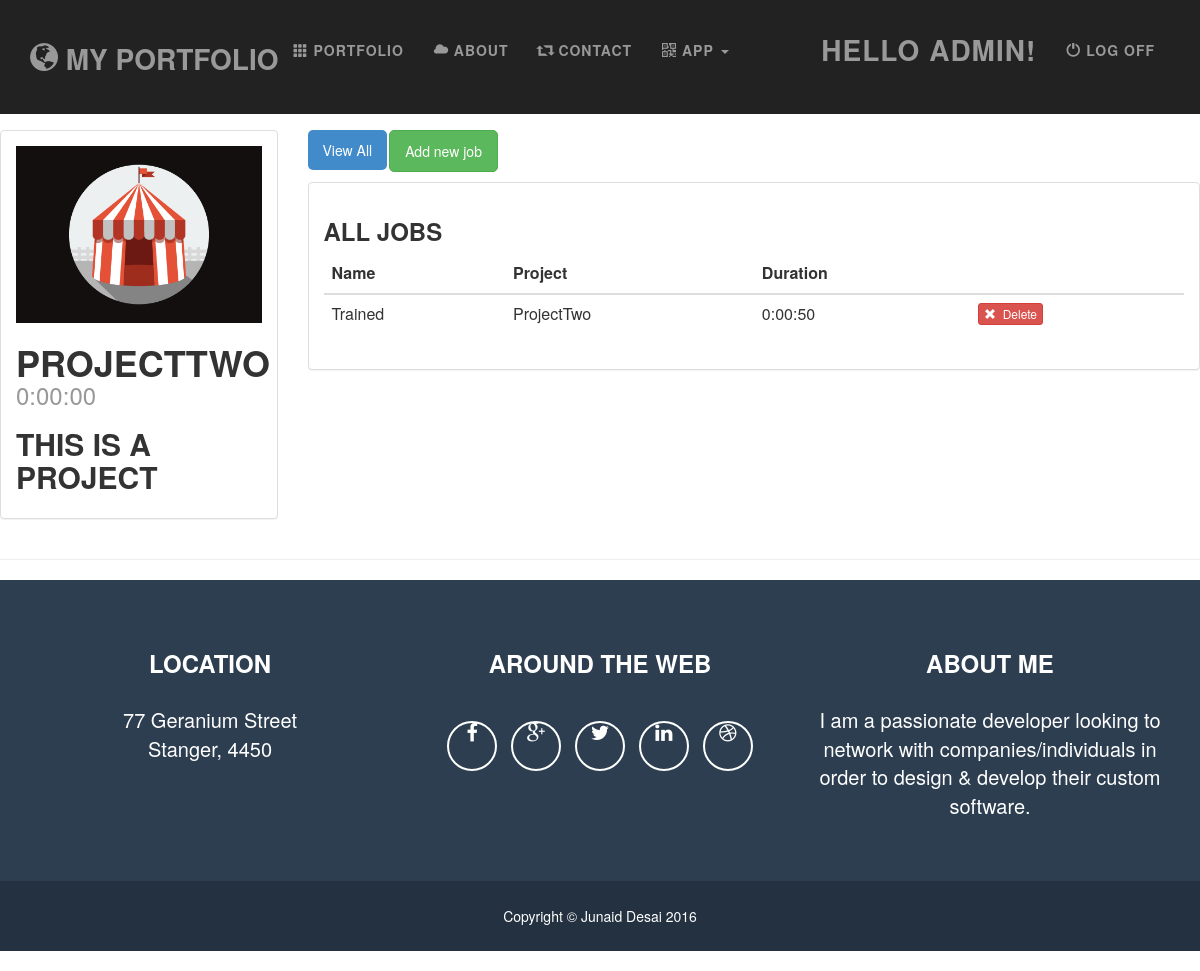
The app's page /app/project_detail/2/ (signed in) with its own data.
### app/models.py (models this page shows, shortened)
class Project(models.Model):
    name = models.CharField(max_length=200)
    description = models.CharField(max_length=400)
    user = models.ForeignKey(User)
    totalTimeLogged = models.DurationField()
    def __str__(self):
        return self.name

class Job(models.Model):
    name = models.CharField(max_length=200)
    project = models.ForeignKey(Project, on_delete=models.CASCADE)
    time = models.DurationField()

### app/views.py (the view)
# urls.py: url(r'^project_detail/(?P<project_id>[0-9]+)/$', app.views.project_detail, name='project_detail'),
@login_required
def project_detail(request, project_id):
    if not request.user.is_authenticated():
        return render(request, '/login.html')
    else:
        user = request.user
        project = get_object_or_404(Project, pk=project_id)
        jobs = Job.objects.filter(project=project)
        return render(request, 'app/project_detail.html', {'title': 'Project Details', 'project': project, 'user': user, 'jobs' : jobs})

### app/templates/app/project_detail.html (shortened to what this page needs)
﻿{% extends 'app/layout.html' %}
{% block content %}
<div class="container-fluid" style="padding-top:5%;">
    <div class="row">
        <div class="col-sm-4 col-md-3">
            <div class="panel panel-default">
                <div class="panel-body">
                    <a href="/app/project_detail/{{ project.id }}">
                        <img src="../../static/app/images/circus.png" class="img-responsive">
                    </a>
                    <h1>{{ project.name }} <small>{{ project.totalTimeLogged }}</small></h1>
                    <h2>{{ project.description }}</h2>
                </div>
            </div>
        </div>
        <div class="col-sm-8 col-md-9">
            <ul class="nav nav-pills" style="margin-bottom: 10px;">
                <li role="presentation" class="active"><a href="/app/project_detail/{{ project.id }}">View All</a></li>
                <li role="presentation"><a class="btn btn-success" href="/app/create_job/{{ project.id }}">Add new job</a></li>
            </ul>
            <div class="panel panel-default">
                <div class="panel-body">
                    <h3>All Jobs</h3>
                    <table class="table">
                        <thead>
                        <tr>
                            <th>Name</th>
                            <th>Project</th>
                            <th>Duration</th>
                            <th></th>
                        </tr>
                        </thead>
                        <tbody>
                        {% for job in jobs %}
                            <tr>
                                <td>{{ job.name }}</td>
                                <td>{{ job.project }}</td>
                                <td>{{ job.time}}</td>
                                <td>
                                    <form action="/app/delete_job/{{ job.id }}/{{ project.id }}" method="get" style="display: inline;">
                                        <button type="submit" class="btn btn-danger btn-xs">
                                            <span class="glyphicon glyphicon-remove"></span>&nbsp; Delete
                                        </button>
                                    </form>
                                </td>
                            </tr>
                        {% endfor %}
                        </tbody>
                    </table>
                </div>
            </div>
        </div>
    </div>
</div>
{% endblock %}

### app/templates/app/loginpartial.html (shortened to what this page needs)
{% if user.is_authenticated %}
<form id="logoutForm" action="/logout" method="post" class="navbar-right">
    <ul class="nav navbar-nav navbar-right">
        <li><span class="navbar-brand">Hello {{ user.username }}!</span></li>
        <li><a href="javascript:document.getElementById('logoutForm').submit()"><span class="glyphicon glyphicon-off"></span> Log off</a></li>
    </ul>
</form>
{% else %}
<ul class="nav navbar-nav navbar-right">
    <li><a href="{% url 'login' %}"><span class="glyphicon glyphicon-log-in"></span> Log in</a></li>
    <li><a href="{% url 'register' %}"><span class="glyphicon glyphicon-user"></span> Register</a></li>
</ul>
{% endif %}

### app/static/app/content/site.css (style rules this page uses)
a, a:hover, a:focus, a:active, a.active { outline: 0; color: #18bc9c; }
h1, h2, h3, h4, h5, h6 { text-transform: uppercase; font-family: Montserrat,"Helvetica Neue",Helvetica,Arial,sans-serif; font-weight: 700; }
@media (min-width:768px) { .navbar-fixed-top .navbar-brand { font-size: 2em; -webkit-transition: all .3s; -moz-transition: all .3s; transition: all .3s; } }
.navbar .navbar-nav { letter-spacing: 1px; }

### records on screen
Project: name "PROJECTTWO", totalTimeLogged "0:00:00", description "THIS IS A PROJECT"
Job: name "Trained", project "ProjectTwo", time "0:00:50"

### other values on screen
{{ user.username }} "ADMIN"
